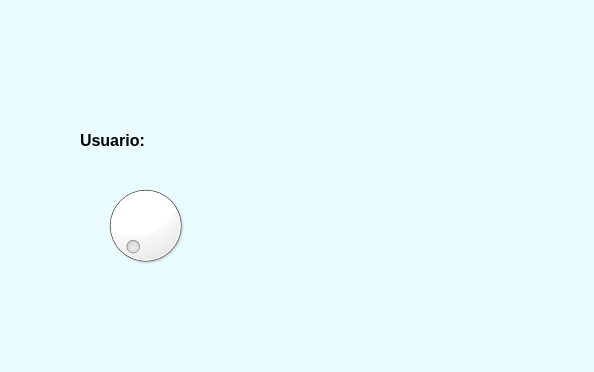
<?xml version="1.0" encoding="UTF-8"?>
<ui version="4.0">
 <class>MainWindow</class>
 <widget class="QMainWindow" name="MainWindow">
  <property name="geometry">
   <rect>
    <x>0</x>
    <y>0</y>
    <width>594</width>
    <height>372</height>
   </rect>
  </property>
  <property name="windowTitle">
   <string>MainWindow</string>
  </property>
  <property name="styleSheet">
   <string notr="true">background-color: rgb(235, 252, 255);</string>
  </property>
  <widget class="QWidget" name="centralwidget">
   <widget class="QLabel" name="label">
    <property name="geometry">
     <rect>
      <x>10</x>
      <y>10</y>
      <width>121</width>
      <height>101</height>
     </rect>
    </property>
    <property name="text">
     <string/>
    </property>
    <property name="pixmap">
     <pixmap resource="../recursos.qrc">:/Logos/Imagenes/fians.png</pixmap>
    </property>
    <property name="scaledContents">
     <bool>true</bool>
    </property>
   </widget>
   <widget class="QLabel" name="label_2">
    <property name="geometry">
     <rect>
      <x>440</x>
      <y>10</y>
      <width>141</width>
      <height>111</height>
     </rect>
    </property>
    <property name="text">
     <string/>
    </property>
    <property name="pixmap">
     <pixmap resource="../recursos.qrc">:/Logos/Imagenes/uat-solo-chico.png</pixmap>
    </property>
    <property name="scaledContents">
     <bool>true</bool>
    </property>
   </widget>
   <widget class="QLabel" name="label_3">
    <property name="geometry">
     <rect>
      <x>450</x>
      <y>220</y>
      <width>121</width>
      <height>111</height>
     </rect>
    </property>
    <property name="text">
     <string/>
    </property>
    <property name="pixmap">
     <pixmap resource="../recursos.qrc">:/Variadas/Imagenes/LogoEquipo.jpeg</pixmap>
    </property>
    <property name="scaledContents">
     <bool>true</bool>
    </property>
   </widget>
   <widget class="QLabel" name="label_5">
    <property name="geometry">
     <rect>
      <x>80</x>
      <y>120</y>
      <width>91</width>
      <height>41</height>
     </rect>
    </property>
    <property name="text">
     <string>&lt;html&gt;&lt;head/&gt;&lt;body&gt;&lt;p&gt;&lt;span style=&quot; font-size:12pt; font-weight:600;&quot;&gt;Usuario:&lt;/span&gt;&lt;/p&gt;&lt;/body&gt;&lt;/html&gt;</string>
    </property>
   </widget>
   <widget class="QLabel" name="label_11">
    <property name="geometry">
     <rect>
      <x>270</x>
      <y>120</y>
      <width>131</width>
      <height>111</height>
     </rect>
    </property>
    <property name="text">
     <string/>
    </property>
    <property name="pixmap">
     <pixmap resource="../recursos.qrc">:/Variadas/Imagenes/Uriel.jpg</pixmap>
    </property>
    <property name="scaledContents">
     <bool>true</bool>
    </property>
   </widget>
   <widget class="QDial" name="dial">
    <property name="geometry">
     <rect>
      <x>80</x>
      <y>180</y>
      <width>131</width>
      <height>91</height>
     </rect>
    </property>
    <property name="styleSheet">
     <string notr="true">background-color: rgb(255, 255, 255);</string>
    </property>
   </widget>
  </widget>
  <widget class="QMenuBar" name="menubar">
   <property name="geometry">
    <rect>
     <x>0</x>
     <y>0</y>
     <width>594</width>
     <height>22</height>
    </rect>
   </property>
  </widget>
  <widget class="QStatusBar" name="statusbar"/>
 </widget>
 <resources>
  <include location="../recursos.qrc"/>
 </resources>
 <connections/>
</ui>
